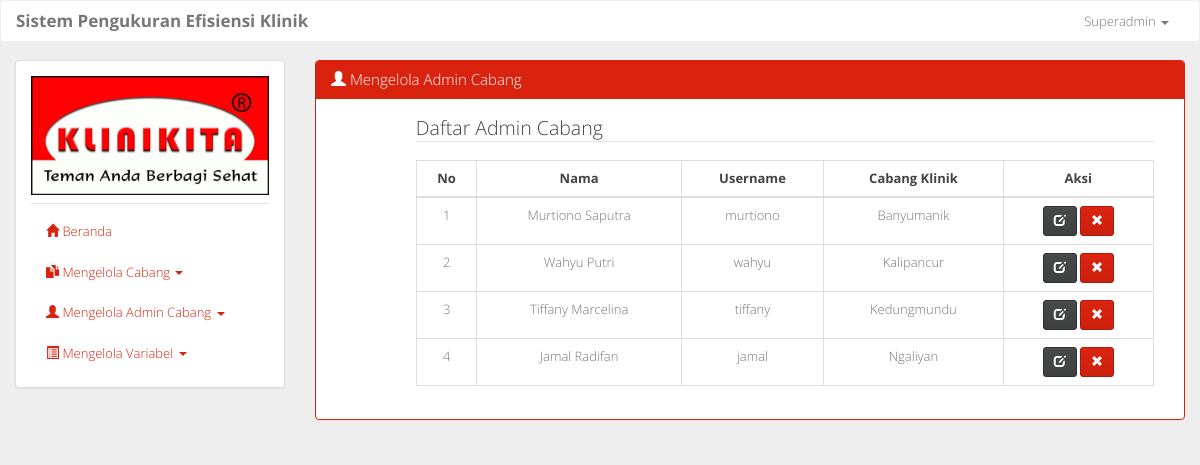
Screenshot of /mengelola_pengguna.php (signed in) with the database file from the repository.
### tables this page shows
CREATE TABLE `tb_pengguna` (
  `id_pengguna` int(11) NOT NULL,
  `nama` varchar(50) NOT NULL,
  `username` varchar(50) NOT NULL,
  `password` varchar(50) NOT NULL,
  `id_klinik` int(11) NOT NULL,
  `level` char(1) NOT NULL
);

CREATE TABLE `tb_klinik` (
  `id_klinik` int(11) NOT NULL,
  `cabang_klinik` varchar(50) NOT NULL,
  `alamat` varchar(100) NOT NULL
);

### mengelola_pengguna.php (the view, shortened to what this page needs)
<?php include 'layout.php'; ?>
				<div class="col-sm-9">
					<div class="panel panel-primary">
					  	<div class="panel-heading">
					  	<?php
					  		if ($level == 'a') {
						  		echo '<h3 class="panel-title"><span class="glyphicon glyphicon-user"></span> Mengelola Admin Cabang</h3>';
						  	} elseif ($level == 'c') {
						  		echo '<h3 class="panel-title"><span class="glyphicon glyphicon-user"></span> Mengelola Manajer Cabang</h3>';
						  	}
					  	?>
					  	</div>
					  	<div class="panel-body">
						  	<div class="col-sm-11 col-sm-offset-1">
						  	<?php
						  		if ($level == 'a') {
						  			echo '<legend>Daftar Admin Cabang</legend>';
						  		} elseif ($level == 'c') {
						  			echo '<legend>Daftar Manajer Cabang</legend>';
								  	$q = mysqli_query($conn, 'SELECT * FROM tb_pengguna WHERE id_pengguna="'.$id.'"');
								  	$d = mysqli_fetch_assoc($q);
								  	$cabang_klinik = $d['id_klinik'];
						  		}
								$i=1;
								if ($level == 'a') {
									$query = mysqli_query($conn, "SELECT * FROM tb_pengguna AS p, tb_klinik AS k WHERE p.id_klinik = k.id_klinik AND p.level = 'c' ORDER BY p.id_pengguna ASC");
								} else {
									$query = mysqli_query($conn, 'SELECT * FROM tb_pengguna AS p, tb_klinik AS k WHERE p.id_klinik = k.id_klinik AND p.level = "m" AND p.id_klinik = "'.$cabang_klinik.'" ORDER BY p.id_pengguna ASC');
								}
								if (mysqli_num_rows($query) > 0) {
									echo '
										<table class="table table-bordered table-hover">
											<thead>
												<tr>
													<th>No</th>
													<th>Nama</th>
													<th>Username</th>
													<th>Cabang Klinik</th>
													<th>Aksi</th>
												</tr>
											</thead>
											<tbody>
									';
									while($pengguna = mysqli_fetch_assoc($query)) {
										echo '
											<tr>
												<td>'.$i.'</td>
												<td>'.$pengguna['nama'].'</td>
												<td>'.$pengguna['username'].'</td>
												<td>'.$pengguna['cabang_klinik'].'</td>
												<td>
													<a href="ubah_pengguna.php?type=ubah&id='.$pengguna['id_pengguna'].'" class="btn btn-default btn-sm"><span class="glyphicon glyphicon-edit"></span></a>
													<a href="process/hapus_pengguna.php?id='.$pengguna['id_pengguna'].'" onclick="return hapus()" class="btn btn-primary btn-sm"><span class="glyphicon glyphicon-remove"></span></a>
											       </td>
											</tr>
										';
										$i++;
									}
									echo '
											</tbody>
												</table>
									';
								}
							?>
						  	</div>
					  	</div>
					</div>
				</div>
<?php include 'layout2.php' ?>

### layout.php (shortened to what this page needs)
<?php
	if ((!ISSET($_SESSION['username'])) AND (!ISSET($_SESSION['password']))) {
		header('Location: index.php');
	} else {
		$level = $_SESSION["level"];
	}
?>
<!DOCTYPE html>
<html>
	<head>
		<link href="assets/css/bootstrap.min.css" rel="stylesheet">
		<link href="assets/css/style.css" rel="stylesheet">
	</head>
	<body>
		<div class="container-fluid">
			<div class="row">
				<nav class="navbar navbar-default">
				  	<div class="container-fluid">
				    	<div class="navbar-header">
				      		<a class="navbar-brand" href="#"><strong>Sistem Pengukuran Efisiensi Klinik</strong></a>
				    	</div>
				    	<div class="collapse navbar-collapse" id="bs-example-navbar-collapse-1">
				      		<ul class="nav navbar-nav navbar-right">
				        		<li class="dropdown">
				          			<a href="#" class="dropdown-toggle" data-toggle="dropdown" role="button" aria-expanded="false"><?php echo $_SESSION['user']; ?> <span class="caret"></span></a>
				        		</li>
				      		</ul>
				    	</div>
				  	</div>
				</nav>
			</div>
			<div class="row">
				<div class="col-sm-3 sidebar">
					<div class="panel panel-default">
					  	<div class="panel-body">
							<img src="assets/img/logo_klinikita.jpg" class="img-responsive">
					    	<ul class="nav nav-pills nav-stacked" id="stacked-menu">
					    		<li class="nav-divider"></li>
								<li>
									<a href="beranda.php"><span class="glyphicon glyphicon-home"></span> Beranda</a>
								</li>
								<?php
									if ($level == 'a') {
										echo '
											<li>
								            	<a data-toggle="collapse" data-parent="#stacked-menu" href="#p1"><span class="glyphicon glyphicon-duplicate"></span> Mengelola Cabang <span class="caret arrow"></span></a>
								            	<ul class="nav nav-pills nav-stacked collapse" id="p1">
							            			<li><a href="tambah_cabang.php">Tambah Cabang</a></li>
										            <li><a href="mengelola_cabang.php">Daftar Cabang</a></li>
							          			</ul>
								            </li>
								            <li>
								            	<a data-toggle="collapse" data-parent="#stacked-menu" href="#p2"><span class="glyphicon glyphicon-user"></span> Mengelola Admin Cabang <span class="caret arrow"></span></a>
								            	<ul class="nav nav-pills nav-stacked collapse" id="p2">
							            			<li><a href="tambah_pengguna.php">Tambah Admin Cabang</a></li>
										            <li><a href="mengelola_pengguna.php">Daftar Admin Cabang</a></li>
							          			</ul>
								            </li>
								            <li>
								            	<a data-toggle="collapse" data-parent="#stacked-menu" href="#p3"><span class="glyphicon glyphicon-list-alt"></span> Mengelola Variabel <span class="caret arrow"></span></a>
								            	<ul class="nav nav-pills nav-stacked collapse" id="p3">
							            			<li><a href="tambah_variabel.php">Tambah Variabel</a></li>
										            <li><a href="mengelola_variabel.php">Daftar Variabel</a></li>
							          			</ul>
								            </li>
										';
									}
								?>
							</ul>
					  	</div>
					</div>
				</div>

### layout2.php (shortened to what this page needs)
			</div>
	    </div>
	</body>
</html>

### assets/css/style.css (style rules this page uses)
body { background-color: #eee; }
th, td { text-align: center; }

### rows the page displays
tb_pengguna: nama "Murtiono Saputra", username "murtiono", id_klinik.cabang_klinik "Banyumanik"
tb_pengguna: nama "Wahyu Putri", username "wahyu", id_klinik.cabang_klinik "Kalipancur"
tb_pengguna: nama "Tiffany Marcelina", username "tiffany", id_klinik.cabang_klinik "Kedungmundu"
tb_pengguna: nama "Jamal Radifan", username "jamal", id_klinik.cabang_klinik "Ngaliyan"

### other values shown
$_SESSION['user'] "Superadmin"
